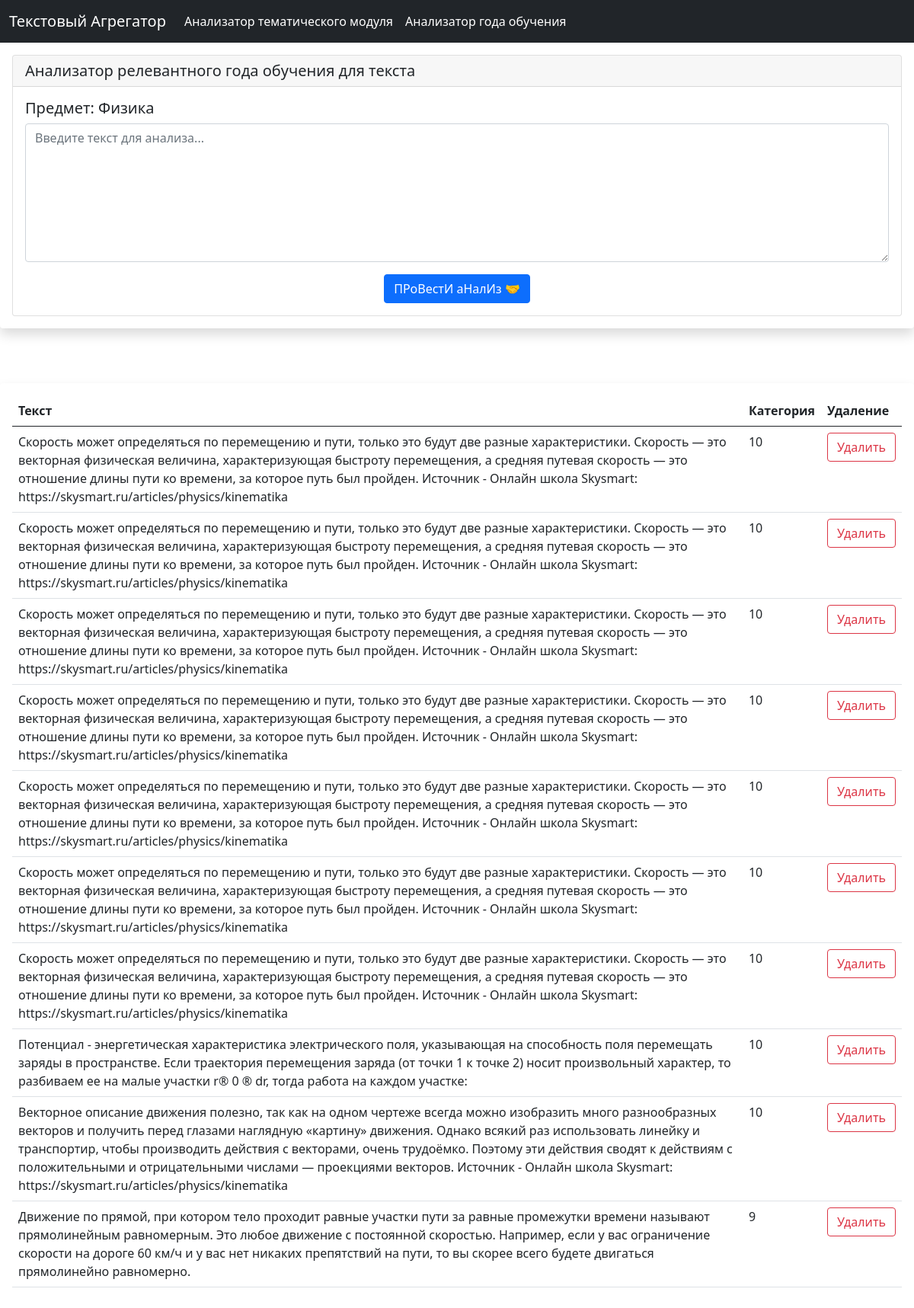
/classify_grade, run on the app's committed database.
### tables this page shows
CREATE TABLE texts (
text text NOT NULL,
category_type text NOT NULL,
category text NOT NULL,
datetime DATETIME);

### main.py (the view, shortened to what this page needs)
@app.route('/classify_grade', methods=['GET', 'POST'])
def classify_grade():
    category_type = 'grade'
    data = database.getTopicData(category_type)
    return render_template('classify_grade.html', data=data)

### FDataBase.py (called while the page is built)
    def getTopicData(self, category_type):
        try:
            self.__cur.execute(f"SELECT text, category, datetime FROM texts WHERE category_type LIKE '{category_type}' ORDER BY datetime DESC")
            res = self.__cur.fetchall()
            if res:
                return res
            else:
                return None
        except sqlite3.Error as e:
            print("Ошибка получения текстов из БД" + str(e))
        return None

### main.py (called while the page is built)
def connect_db():
    conn = sqlite3.connect(app.config['DATABASE'])
    conn.row_factory = sqlite3.Row
    return conn

def get_db():
    if not hasattr(g, 'link_db'):
        g.link_db = connect_db()
    return g.link_db

@app.before_request
def before_request():
    global database
    dbase = get_db()
    database = FDataBase(dbase)

### templates/classify_grade.html (shortened to what this page needs)
{% extends 'base.html' %}
{% block content %}
<div class="shadow p-3 w-100 mb-5 bg-body-tertiary rounded">
  <div class="card" >
    <h5 class="card-header">Анализатор релевантного года обучения для текста</h5>
    <div class="card-body">
      <h5 class="card-title">Предмет: Физика</h5>
        <form method="POST">
          <div class="mb-3">
            <textarea class="form-control" name="text" rows="7" placeholder="Введите текст для анализа..." maxlength="10000" required></textarea>
          </div>
          <div class="text-center">
            <input type="submit" name="submit" id="submit" class="btn btn-primary" value="ПРоВестИ аНалИз &#129309;">
          </div>
       </form>
    </div>
  </div>
</div>
{% if data != None %}
<div class="shadow p-3 w-100 mb-5 bg-body-tertiary rounded">
    <table class="table table-hover">
        <thead class="thead-dark">
          <tr>
            <th scope="col">Текст</th>
            <th scope="col">Категория</th>
            <th scope="col">Удаление</th>
          </tr>
        </thead>
        <tbody>
        {% for row in data %}
          <tr>
            <td>{{ row.text }}</td>
            <td>{{ row.category }}</td>
            <td><a href="{{ url_for('delete_text_grade', current_time = row.datetime ) }}" class="btn btn-outline-danger">Удалить</a></td>
          </tr>
        {% endfor %}
        </tbody>
    </table>
</div>
{% endif %}
{% endblock %}

### templates/base.html (shortened to what this page needs)
<!doctype html>
<html lang="en">
  <head>
    <link href="https://cdn.jsdelivr.net/npm/bootstrap@5.0.2/dist/css/bootstrap.min.css" rel="stylesheet">
    <link rel="stylesheet" href="{{ url_for('static',filename='css/style.css') }}">
  </head>
  <body>
    {% include 'navbar.html' %}
        {% block content %}
        {% endblock %}
  </body>
</html>

### templates/navbar.html (shortened to what this page needs)
<nav class="navbar navbar-expand-lg navbar-dark bg-dark">
    <div class="container-fluid">
      <a class="navbar-brand" href="{{ url_for('info') }}">Текстовый Агрегатор</a>
      <div class="collapse navbar-collapse" id="navbarNav">
        <ul class="navbar-nav">
          <li class="nav-item">
            <a class="nav-link active" aria-current="page" href="{{ url_for('classify_topic') }}">Анализатор тематического модуля</a>
          </li>
          <li class="nav-item">
            <a class="nav-link active" aria-current="page" href="{{url_for('classify_grade')}}">Анализатор года обучения</a>
          </li>
        </ul>
      </div>
    </div>
  </nav>

### data on the page
texts: text "Скорость может определяться по перемещению и пути, только это будут две разные характеристики. Скорость — это векторная физическая величина, характеризующая быстроту перемещения, а средняя путевая скорость — это отношение длины пути ко времени, за которое путь был пройден. Источник - Онлайн школа Skysmart: https://skysmart.ru/articles/physics/kinematika", category "10"
texts: text "Скорость может определяться по перемещению и пути, только это будут две разные характеристики. Скорость — это векторная физическая величина, характеризующая быстроту перемещения, а средняя путевая скорость — это отношение длины пути ко времени, за которое путь был пройден. Источник - Онлайн школа Skysmart: https://skysmart.ru/articles/physics/kinematika", category "10"
texts: text "Скорость может определяться по перемещению и пути, только это будут две разные характеристики. Скорость — это векторная физическая величина, характеризующая быстроту перемещения, а средняя путевая скорость — это отношение длины пути ко времени, за которое путь был пройден. Источник - Онлайн школа Skysmart: https://skysmart.ru/articles/physics/kinematika", category "10"
texts: text "Скорость может определяться по перемещению и пути, только это будут две разные характеристики. Скорость — это векторная физическая величина, характеризующая быстроту перемещения, а средняя путевая скорость — это отношение длины пути ко времени, за которое путь был пройден. Источник - Онлайн школа Skysmart: https://skysmart.ru/articles/physics/kinematika", category "10"
texts: text "Скорость может определяться по перемещению и пути, только это будут две разные характеристики. Скорость — это векторная физическая величина, характеризующая быстроту перемещения, а средняя путевая скорость — это отношение длины пути ко времени, за которое путь был пройден. Источник - Онлайн школа Skysmart: https://skysmart.ru/articles/physics/kinematika", category "10"
texts: text "Скорость может определяться по перемещению и пути, только это будут две разные характеристики. Скорость — это векторная физическая величина, характеризующая быстроту перемещения, а средняя путевая скорость — это отношение длины пути ко времени, за которое путь был пройден. Источник - Онлайн школа Skysmart: https://skysmart.ru/articles/physics/kinematika", category "10"
texts: text "Скорость может определяться по перемещению и пути, только это будут две разные характеристики. Скорость — это векторная физическая величина, характеризующая быстроту перемещения, а средняя путевая скорость — это отношение длины пути ко времени, за которое путь был пройден. Источник - Онлайн школа Skysmart: https://skysmart.ru/articles/physics/kinematika", category "10"
texts: text "Потенциал - энергетическая характеристика электрического поля, указывающая на способность поля перемещать заряды в пространстве. Если траектория перемещения заряда (от точки 1 к точке 2) носит произвольный характер, то разбиваем ее на малые участки r® 0 ® dr, тогда работа на каждом участке:", category "10"
texts: text "Векторное описание движения полезно, так как на одном чертеже всегда можно изобразить много разнообразных векторов и получить перед глазами наглядную «картину» движения. Однако всякий раз использовать линейку и транспортир, чтобы производить действия с векторами, очень трудоёмко. Поэтому эти действия сводят к действиям с положительными и отрицательными числами — проекциями векторов. Источник - Онлайн школа Skysmart: https://skysmart.ru/articles/physics/kinematika", category "10"
texts: text "Движение по прямой, при котором тело проходит равные участки пути за равные промежутки времени называют прямолинейным равномерным. Это любое движение с постоянной скоростью. Например, если у вас ограничение скорости на дороге 60 км/ч и у вас нет никаких препятствий на пути, то вы скорее всего будете двигаться прямолинейно равномерно.", category "9"
